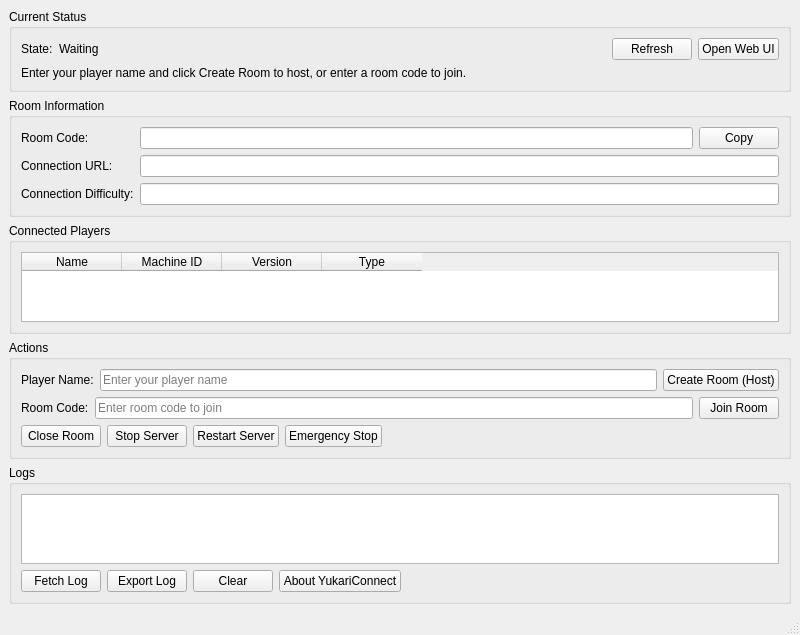
<?xml version="1.0" encoding="UTF-8"?>
<ui version="4.0">
 <class>YukariConnectOnlinePanel</class>
 <widget class="QMainWindow" name="YukariConnectOnlinePanel">
  <property name="geometry">
   <rect>
    <x>0</x>
    <y>0</y>
    <width>800</width>
    <height>600</height>
   </rect>
  </property>
  <property name="windowTitle">
   <string>YukariConnect Online Panel</string>
  </property>
  <widget class="QWidget" name="centralWidget">
   <layout class="QVBoxLayout" name="verticalLayout_main">
    <item>
     <widget class="QGroupBox" name="groupBox_status">
      <property name="title">
       <string>Current Status</string>
      </property>
      <layout class="QVBoxLayout" name="verticalLayout_status">
       <item>
        <layout class="QHBoxLayout" name="horizontalLayout_status">
         <item>
          <widget class="QLabel" name="label_state">
           <property name="text">
            <string>State:</string>
           </property>
          </widget>
         </item>
         <item>
          <widget class="QLabel" name="label_state_value">
           <property name="text">
            <string>Waiting</string>
           </property>
          </widget>
         </item>
         <item>
          <spacer name="horizontalSpacer_status">
           <property name="orientation">
            <enum>Qt::Horizontal</enum>
           </property>
           <property name="sizeHint" stdset="0">
            <size>
             <width>0</width>
             <height>0</height>
            </size>
           </property>
          </spacer>
         </item>
         <item>
          <widget class="QPushButton" name="pushButton_refresh">
           <property name="text">
            <string>Refresh</string>
           </property>
          </widget>
         </item>
         <item>
          <widget class="QPushButton" name="pushButton_open_webui">
           <property name="text">
            <string>Open Web UI</string>
           </property>
           <property name="toolTip">
            <string>Open YukariConnect Web UI in browser</string>
           </property>
          </widget>
         </item>
        </layout>
       </item>
       <item>
        <widget class="QLabel" name="label_state_hint">
         <property name="text">
          <string>Enter your player name and click Create Room to host, or enter a room code to join.</string>
         </property>
         <property name="wordWrap">
          <bool>true</bool>
         </property>
        </widget>
       </item>
      </layout>
     </widget>
    </item>
    <item>
     <widget class="QGroupBox" name="groupBox_room">
      <property name="title">
       <string>Room Information</string>
      </property>
      <layout class="QGridLayout" name="gridLayout_room">
       <item row="0" column="0">
        <widget class="QLabel" name="label_room_code">
         <property name="text">
          <string>Room Code:</string>
         </property>
        </widget>
       </item>
       <item row="0" column="1">
        <widget class="QLineEdit" name="lineEdit_room_code">
         <property name="readOnly">
          <bool>true</bool>
         </property>
        </widget>
       </item>
       <item row="0" column="2">
        <widget class="QPushButton" name="pushButton_copy_code">
         <property name="text">
          <string>Copy</string>
         </property>
        </widget>
       </item>
       <item row="1" column="0">
        <widget class="QLabel" name="label_url">
         <property name="text">
          <string>Connection URL:</string>
         </property>
        </widget>
       </item>
       <item row="1" column="1" colspan="2">
        <widget class="QLineEdit" name="lineEdit_url">
         <property name="readOnly">
          <bool>true</bool>
         </property>
        </widget>
       </item>
       <item row="2" column="0">
        <widget class="QLabel" name="label_difficulty">
         <property name="text">
          <string>Connection Difficulty:</string>
         </property>
        </widget>
       </item>
       <item row="2" column="1" colspan="2">
        <widget class="QLineEdit" name="lineEdit_difficulty">
         <property name="readOnly">
          <bool>true</bool>
         </property>
        </widget>
       </item>
      </layout>
     </widget>
    </item>
    <item>
     <widget class="QGroupBox" name="groupBox_players">
      <property name="title">
       <string>Connected Players</string>
      </property>
      <layout class="QVBoxLayout" name="verticalLayout_players">
       <item>
        <widget class="QTableWidget" name="tableWidget_players">
         <property name="editTriggers">
          <set>QAbstractItemView::NoEditTriggers</set>
         </property>
         <property name="selectionMode">
          <set>QAbstractItemView::SingleSelection</set>
         </property>
         <property name="selectionBehavior">
          <set>QAbstractItemView::SelectRows</set>
         </property>
         <column>
          <property name="text">
           <string>Name</string>
          </property>
         </column>
         <column>
          <property name="text">
           <string>Machine ID</string>
          </property>
         </column>
         <column>
          <property name="text">
           <string>Version</string>
          </property>
         </column>
         <column>
          <property name="text">
           <string>Type</string>
          </property>
         </column>
        </widget>
       </item>
      </layout>
     </widget>
    </item>
    <item>
     <widget class="QGroupBox" name="groupBox_actions">
      <property name="title">
       <string>Actions</string>
      </property>
      <layout class="QVBoxLayout" name="verticalLayout_actions">
       <item>
        <layout class="QHBoxLayout" name="horizontalLayout_host">
         <item>
          <widget class="QLabel" name="label_player_name">
           <property name="text">
            <string>Player Name:</string>
           </property>
          </widget>
         </item>
         <item>
          <widget class="QLineEdit" name="lineEdit_player_name">
           <property name="placeholderText">
            <string>Enter your player name</string>
           </property>
          </widget>
         </item>
         <item>
          <widget class="QPushButton" name="pushButton_host">
           <property name="text">
            <string>Create Room (Host)</string>
           </property>
          </widget>
         </item>
        </layout>
       </item>
       <item>
        <layout class="QHBoxLayout" name="horizontalLayout_join">
         <item>
          <widget class="QLabel" name="label_join_code">
           <property name="text">
            <string>Room Code:</string>
           </property>
          </widget>
         </item>
         <item>
          <widget class="QLineEdit" name="lineEdit_join_code">
           <property name="placeholderText">
            <string>Enter room code to join</string>
           </property>
          </widget>
         </item>
         <item>
          <widget class="QPushButton" name="pushButton_join">
           <property name="text">
            <string>Join Room</string>
           </property>
          </widget>
         </item>
        </layout>
       </item>
       <item>
        <layout class="QHBoxLayout" name="horizontalLayout_close_room">
         <item>
          <widget class="QPushButton" name="pushButton_close_room">
           <property name="text">
            <string>Close Room</string>
           </property>
           <property name="toolTip">
            <string>Stop hosting and return to idle (keeps server running)</string>
           </property>
          </widget>
         </item>
         <item>
          <widget class="QPushButton" name="pushButton_stop_server">
           <property name="text">
            <string>Stop Server</string>
           </property>
           <property name="toolTip">
            <string>Gracefully stop the YukariConnect server</string>
           </property>
          </widget>
         </item>
         <item>
          <widget class="QPushButton" name="pushButton_restart">
           <property name="text">
            <string>Restart Server</string>
           </property>
          </widget>
         </item>
         <item>
          <widget class="QPushButton" name="pushButton_panic">
           <property name="text">
            <string>Emergency Stop</string>
           </property>
           <property name="toolTip">
            <string>Forcefully stop all connections (use only if needed)</string>
           </property>
          </widget>
         </item>
         <item>
          <spacer name="horizontalSpacer_cancel">
           <property name="orientation">
            <enum>Qt::Horizontal</enum>
           </property>
           <property name="sizeHint" stdset="0">
            <size>
             <width>0</width>
             <height>0</height>
            </size>
           </property>
          </spacer>
         </item>
        </layout>
       </item>
      </layout>
     </widget>
    </item>
    <item>
     <widget class="QGroupBox" name="groupBox_logs">
      <property name="title">
       <string>Logs</string>
      </property>
      <layout class="QVBoxLayout" name="verticalLayout_logs">
       <item>
        <widget class="QPlainTextEdit" name="plainTextEdit_logs">
         <property name="readOnly">
          <bool>true</bool>
         </property>
        </widget>
       </item>
       <item>
        <layout class="QHBoxLayout" name="horizontalLayout_log_buttons">
         <item>
           <widget class="QPushButton" name="pushButton_fetch_log">
             <property name="text">
              <string>Fetch Log</string>
             </property>
            </widget>
           </item>
           <item>
            <widget class="QPushButton" name="pushButton_export_log">
             <property name="text">
              <string>Export Log</string>
             </property>
            </widget>
           </item>
           <item>
            <widget class="QPushButton" name="pushButton_clear_log">
             <property name="text">
              <string>Clear</string>
             </property>
            </widget>
           </item>
         <item>
          <widget class="QPushButton" name="pushButton_about">
           <property name="text">
            <string>About YukariConnect</string>
           </property>
           <property name="toolTip">
            <string>Show licensing and attribution information</string>
           </property>
          </widget>
         </item>
         <item>
          <spacer name="horizontalSpacer_log">
           <property name="orientation">
            <enum>Qt::Horizontal</enum>
           </property>
           <property name="sizeHint" stdset="0">
            <size>
             <width>0</width>
             <height>0</height>
            </size>
           </property>
          </spacer>
         </item>
        </layout>
       </item>
      </layout>
     </widget>
    </item>
   </layout>
  </widget>
  <widget class="QStatusBar" name="statusBar"/>
 </widget>
 <resources/>
 <connections/>
</ui>
